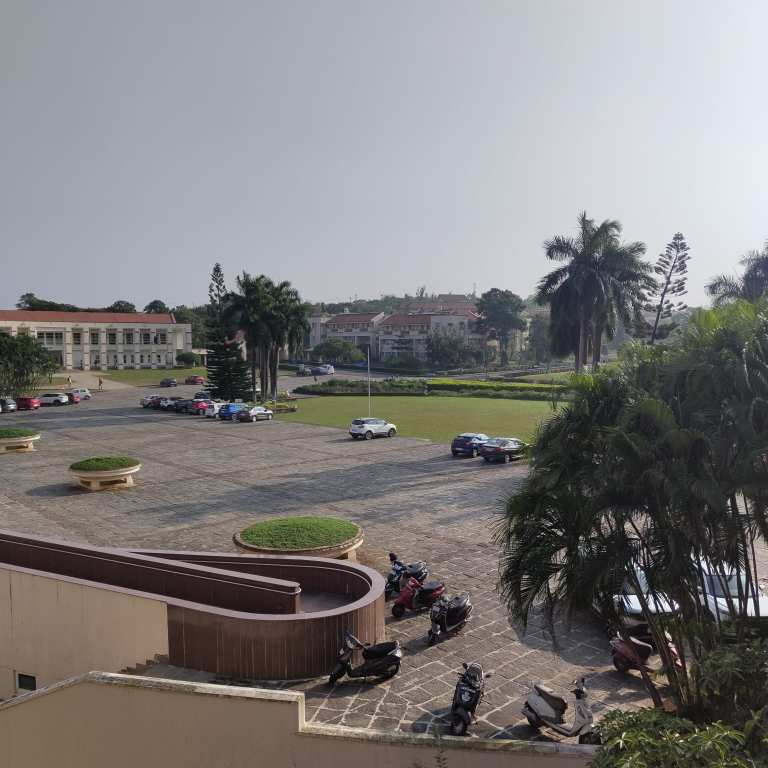
#> input picture testImage.jpg, 1536 x 1536 px (shown at 1/2 size)
$ jupyter execute --allow-errors presentation.ipynb
#> lines starting #> are read from the running program, lines starting #| are printed output that depends on the picture
[cell 1]
"INITIALIZE THE MCMC CLASS"


import numpy as np
import matplotlib.pyplot as plt
from scipy.ndimage import uniform_filter
from skimage.metrics import peak_signal_noise_ratio, structural_similarity
from tqdm import tqdm
import time

# --- Best-effort: raise process priority and set CPU affinity / BLAS threads ---
# This tries to make the Python process more CPU-responsive on Windows and
# limit shared BLAS/OpenMP thread pools to the number of physical cores to
# reduce contention when the code spawns parallel work internally.
#> (the rest of this cell did not finish here and is left out)

[cell 2]
"Generate test images and run MCMCD denoising tests"


# [44 lines left out: function generate_test_image, not called in this run]


def add_gaussian_noise(image, sigma):
    """Add Gaussian noise to image"""
    noise = np.random.normal(0, sigma, image.shape)
    noisy = image + noise
    return np.clip(noisy, 0, 255)

# --- Best-effort: set BLAS/OpenMP thread-limits for numerical libraries ---
# This helps avoid oversubscription when using many Python threads/processes.
try:
    import os
    import psutil
    phys = psutil.cpu_count(logical=False) or psutil.cpu_count()
    os.environ.setdefault("OMP_NUM_THREADS", str(phys))
    os.environ.setdefault("OPENBLAS_NUM_THREADS", str(phys))
    os.environ.setdefault("MKL_NUM_THREADS", str(phys))
    os.environ.setdefault("NUMEXPR_NUM_THREADS", str(phys))
    try:
        from threadpoolctl import threadpool_limits
        threadpool_limits(phys)
        print(f"Applied threadpool limits: {phys} threads")
    except Exception:
        print("threadpoolctl not installed; applied env var hints only")
except Exception as e:
    print("Could not apply thread limits:", e)

from skimage.metrics import structural_similarity, peak_signal_noise_ratio

# [4 lines left out: function image_similarity, not called in this run]


def test_denoising(num_iterations, image_size=128, noise_sigma=5, pattern='chelsea'):
    """
    Test MCMCD denoising on test image

    Parameters:
    -----------
    image_size : int
        Size of test image
    noise_sigma : float
        Standard deviation of Gaussian noise
    pattern : str
        Image type: 'camera', 'astronaut', 'coins', 'moon', 'text', 'checkerboard'
    """
#> called with num_iterations = 100, image_size = 256, noise_sigma = 30, pattern = 'camera'

    # Generate original image
    # print(f"\n1. Generating {pattern} test image ({image_size}x{image_size})...")
    # original = generate_test_image(image_size, pattern)
    # Load external image (grayscale), resize to image_size x image_size

    import PIL.Image as Image
    path = "testImage.jpg"
    img = Image.open(path).convert("L")
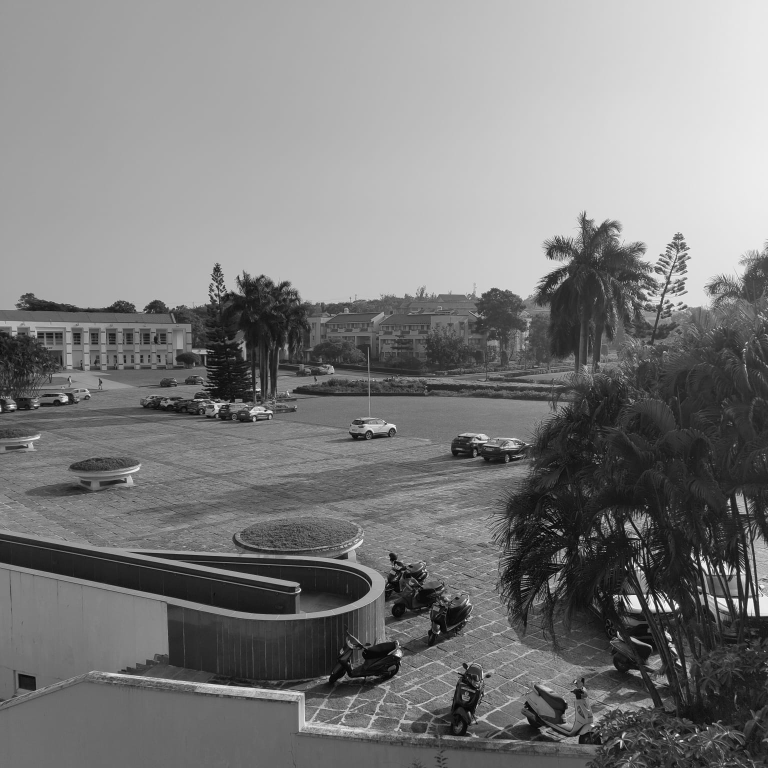
#> img: PIL image 1536x1536 L (shown at 1/2 size); min 0, max 255, mean 124
    if img.size != (image_size, image_size):
        img = img.resize((image_size, image_size), Image.LANCZOS)
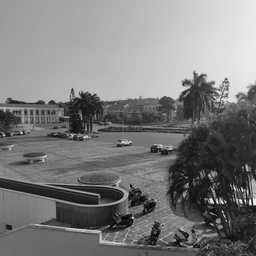
#> img: PIL image 256x256 L; min 3, max 255, mean 124
    original = np.asarray(img, dtype=np.float32)
    original = np.clip(original, 0, 255)

    # Add noise
    # print(f"2. Adding Gaussian noise (σ = {noise_sigma})...")
    noisy = add_gaussian_noise(original, noise_sigma)
#> in add_gaussian_noise, `noisy = image + noise`:
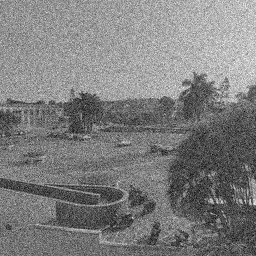
#> noisy: shape (256, 256) float64; min -83.8, max 335.9, mean 123.8; drawn with min black and max white
#> in add_gaussian_noise, `return np.clip(noisy, 0, 255)`:
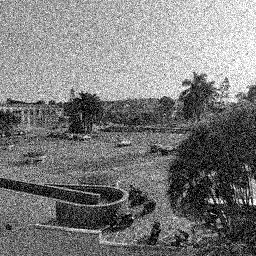
#> returned value: shape (256, 256) float64; min 0, max 255, mean 124

    # Denoise
    print(f"3. Denoising with MCMCD...")
    print(f"Image: {pattern} | Noise σ: {noise_sigma} | Iterations: {num_iterations}")
    denoiser = MCMCDDenoiser(noisy, sigma_s=21, region_radius=3)

    start_time = time.time()
    denoised = denoiser.denoise(num_iterations, verbose=True)
    elapsed_time = time.time() - start_time

    noisy = noisy.astype(np.uint8)
    denoised = denoised.astype(np.uint8)

    # Calculate metrics
    psnr_noisy = peak_signal_noise_ratio(original, noisy, data_range=255)
    psnr_denoised = peak_signal_noise_ratio(original, denoised, data_range=255)

    ssim_noisy = structural_similarity(original, noisy, data_range=255)
    ssim_denoised = structural_similarity(original, denoised, data_range=255)

    print(f"Time: {elapsed_time:.2f}s | Noisy: PSNR={psnr_noisy:.2f}dB, SSIM={ssim_noisy:.4f} | Denoised: PSNR={psnr_denoised:.2f}dB, SSIM={ssim_denoised:.4f} | ΔPSNR={psnr_denoised - psnr_noisy:.2f}dB, ΔSSIM={ssim_denoised - ssim_noisy:.4f}")

    # Display results
    fig, axes = plt.subplots(1, 3, figsize=(15, 5))

    axes[0].imshow(original, cmap='gray', vmin=0, vmax=255)
    axes[0].set_title('Original Image', fontsize=14, fontweight='bold')
    axes[0].axis('off')

    axes[1].imshow(noisy, cmap='gray', vmin=0, vmax=255)
    axes[1].set_title(f'Noisy Image\nPSNR: {psnr_noisy:.2f} dB, SSIM: {ssim_noisy:.4f}',
                      fontsize=12)
    axes[1].axis('off')

    axes[2].imshow(denoised, cmap='gray', vmin=0, vmax=255)
    axes[2].set_title(f'Denoised Image (MCMCD)\nPSNR: {psnr_denoised:.2f} dB, SSIM: {ssim_denoised:.4f}',
                      fontsize=12)
    axes[2].axis('off')

    plt.tight_layout()
    plt.show()

    return original, noisy, denoised

# Example usage
#> (the rest of this cell did not finish here and is left out)

[cell 3]
"np.var vs High-Frequency Variance Estimation Comparison"


import numpy as np
import pandas as pd
from PIL import Image

import matplotlib.pyplot as plt

# Load grayscale image (resized and clamped to 0-255 as uint8)
original = np.clip(np.array(Image.open("testImage.jpg").convert("L").resize((256, 256), Image.LANCZOS)), 0, 255).astype(np.uint8)

h, w = original.shape
#> h = 256; w = 256

# Randomly choose 10 points
num_points = 10
ys = np.random.randint(0, h, size=num_points)
xs = np.random.randint(0, w, size=num_points)
random_points = list(zip(ys, xs))

# Initialize denoiser for region extraction
#> (the rest of this cell did not finish here and is left out)

[cell 4]
"Objective Function Behavior with Different Variance Estimations"


# Simple coordinate input approach (most reliable for all environments)
import matplotlib.pyplot as plt
import pandas as pd

# Display the image for reference
fig_ref, ax_ref = plt.subplots(figsize=(10, 8))
ax_ref.imshow(original, cmap='gray', vmin=0, vmax=255)
ax_ref.set_title('Reference Image - Note the coordinates you want to analyze', fontsize=12)
ax_ref.set_xlabel('X coordinate')
ax_ref.set_ylabel('Y coordinate')
ax_ref.grid(True, alpha=0.3)
plt.tight_layout()
plt.show()

# Simple input method - just type coordinates
print(f"Image dimensions: {w} x {h} (width x height)")
#| Image dimensions: 256 x 256 (width x height)
